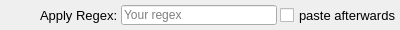
<?xml version="1.0" encoding="UTF-8"?>
<ui version="4.0">
 <class>ApplyRegexCmdWidget</class>
 <widget class="QWidget" name="ApplyRegexCmdWidget">
  <property name="geometry">
   <rect>
    <x>0</x>
    <y>0</y>
    <width>400</width>
    <height>30</height>
   </rect>
  </property>
  <property name="minimumSize">
   <size>
    <width>400</width>
    <height>30</height>
   </size>
  </property>
  <property name="maximumSize">
   <size>
    <width>400</width>
    <height>30</height>
   </size>
  </property>
  <property name="windowTitle">
   <string>ApplyRegexCmdWidget</string>
  </property>
  <widget class="QWidget" name="layoutWidget">
   <property name="geometry">
    <rect>
     <x>0</x>
     <y>4</y>
     <width>401</width>
     <height>22</height>
    </rect>
   </property>
   <layout class="QHBoxLayout" name="horizontalLayout">
    <property name="spacing">
     <number>3</number>
    </property>
    <item>
     <spacer name="horizontalSpacer">
      <property name="orientation">
       <enum>Qt::Horizontal</enum>
      </property>
      <property name="sizeType">
       <enum>QSizePolicy::Fixed</enum>
      </property>
      <property name="sizeHint" stdset="0">
       <size>
        <width>40</width>
        <height>20</height>
       </size>
      </property>
     </spacer>
    </item>
    <item>
     <widget class="QLabel" name="applyRegexLabel">
      <property name="minimumSize">
       <size>
        <width>75</width>
        <height>20</height>
       </size>
      </property>
      <property name="maximumSize">
       <size>
        <width>80</width>
        <height>20</height>
       </size>
      </property>
      <property name="font">
       <font>
        <pointsize>10</pointsize>
       </font>
      </property>
      <property name="text">
       <string>Apply Regex:</string>
      </property>
      <property name="alignment">
       <set>Qt::AlignLeading|Qt::AlignLeft|Qt::AlignVCenter</set>
      </property>
     </widget>
    </item>
    <item>
     <widget class="QLineEdit" name="regexLineEdit">
      <property name="minimumSize">
       <size>
        <width>100</width>
        <height>20</height>
       </size>
      </property>
      <property name="maximumSize">
       <size>
        <width>200</width>
        <height>20</height>
       </size>
      </property>
      <property name="acceptDrops">
       <bool>false</bool>
      </property>
      <property name="maxLength">
       <number>50</number>
      </property>
      <property name="placeholderText">
       <string>Your regex</string>
      </property>
     </widget>
    </item>
    <item>
     <widget class="QCheckBox" name="pasteCheckBox">
      <property name="minimumSize">
       <size>
        <width>120</width>
        <height>20</height>
       </size>
      </property>
      <property name="maximumSize">
       <size>
        <width>150</width>
        <height>20</height>
       </size>
      </property>
      <property name="font">
       <font>
        <pointsize>10</pointsize>
       </font>
      </property>
      <property name="toolTip">
       <string>Whether the result should be automatically pasted (Ctrl+V).</string>
      </property>
      <property name="text">
       <string>paste afterwards</string>
      </property>
     </widget>
    </item>
   </layout>
  </widget>
 </widget>
 <resources/>
 <connections/>
</ui>
